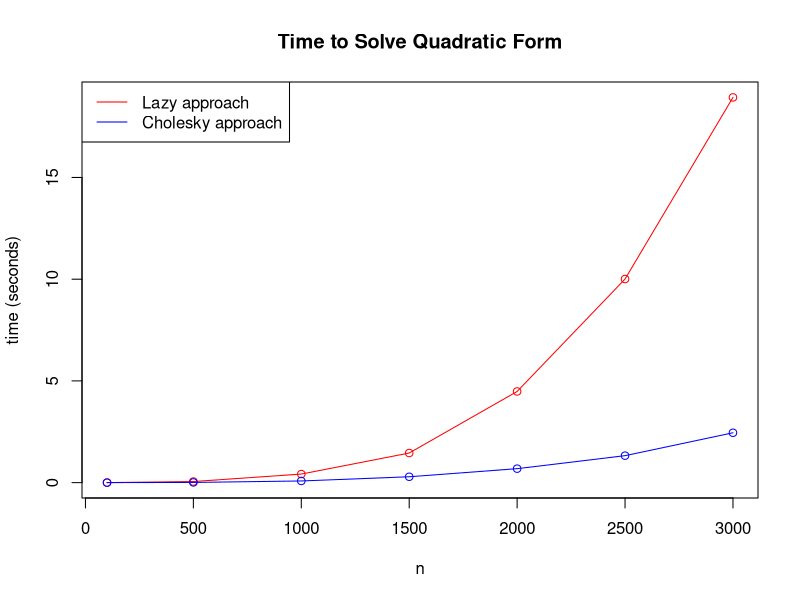

Write R code to recreate this figure.
library(fields)

n <- c(100,500,1000,1500,2000,2500,3000)
lazy <- vector()
good <- vector()

for(i in (1:7)){
  y <- rnorm(n[i])
  x <- seq(0, 10, length = n[i])
  dists <- rdist(x)
  Sigma <- exp(-dists)
  lazy[i] = system.time(t(y) %*% solve(Sigma) %*% y)[3]
  good[i] = system.time(sum(forwardsolve(t(chol(Sigma)),y)^2))[3]
}

plot(n,lazy,col = "red", xlab = "n", ylab = "time (seconds)", main = "Time to Solve Quadratic Form")
lines(n,lazy,col = "red")

points(n,good,col = "blue")
lines(n,good,col = "blue")

legend(x = "topleft", legend=c("Lazy approach","Cholesky approach"),lty=1,col=c("red","blue"))
